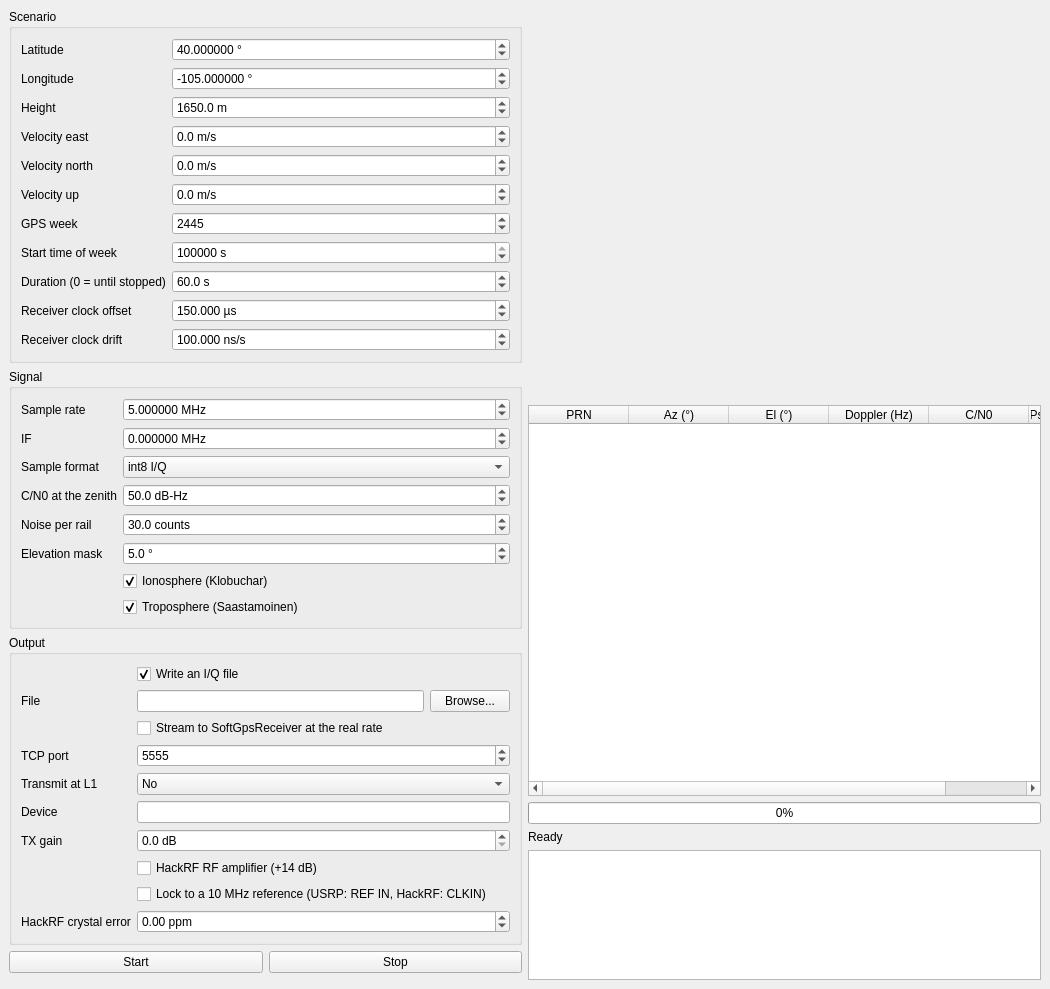
<?xml version="1.0" encoding="UTF-8"?>
<ui version="4.0"><class>MainWindow</class>
<widget class="QMainWindow" name="MainWindow">
<property name="geometry"><rect><x>0</x><y>0</y><width>1050</width><height>760</height></rect></property>
<property name="windowTitle"><string>GPSSim</string></property>
<widget class="QWidget" name="centralwidget"><layout class="QHBoxLayout" name="mainLayout">
<item><layout class="QVBoxLayout" name="leftColumn">
<item><widget class="QGroupBox" name="scenarioBox"><property name="title"><string>Scenario</string></property><layout class="QFormLayout" name="scenarioBoxForm"><item row="0" column="0"><widget class="QLabel" name="scenarioBoxL0"><property name="text"><string>Latitude</string></property></widget></item><item row="0" column="1"><widget class="QDoubleSpinBox" name="latSpin"><property name="suffix"><string> °</string></property><property name="decimals"><number>6</number></property><property name="minimum"><double>-90</double></property><property name="maximum"><double>90</double></property><property name="value"><double>40</double></property></widget></item><item row="1" column="0"><widget class="QLabel" name="scenarioBoxL1"><property name="text"><string>Longitude</string></property></widget></item><item row="1" column="1"><widget class="QDoubleSpinBox" name="lonSpin"><property name="suffix"><string> °</string></property><property name="decimals"><number>6</number></property><property name="minimum"><double>-180</double></property><property name="maximum"><double>180</double></property><property name="value"><double>-105</double></property></widget></item><item row="2" column="0"><widget class="QLabel" name="scenarioBoxL2"><property name="text"><string>Height</string></property></widget></item><item row="2" column="1"><widget class="QDoubleSpinBox" name="altSpin"><property name="suffix"><string> m</string></property><property name="decimals"><number>1</number></property><property name="minimum"><double>-400</double></property><property name="maximum"><double>100000</double></property><property name="value"><double>1650</double></property></widget></item><item row="3" column="0"><widget class="QLabel" name="scenarioBoxL3"><property name="text"><string>Velocity east</string></property></widget></item><item row="3" column="1"><widget class="QDoubleSpinBox" name="velEastSpin"><property name="suffix"><string> m/s</string></property><property name="decimals"><number>1</number></property><property name="minimum"><double>-10000</double></property><property name="maximum"><double>10000</double></property><property name="value"><double>0</double></property></widget></item><item row="4" column="0"><widget class="QLabel" name="scenarioBoxL4"><property name="text"><string>Velocity north</string></property></widget></item><item row="4" column="1"><widget class="QDoubleSpinBox" name="velNorthSpin"><property name="suffix"><string> m/s</string></property><property name="decimals"><number>1</number></property><property name="minimum"><double>-10000</double></property><property name="maximum"><double>10000</double></property><property name="value"><double>0</double></property></widget></item><item row="5" column="0"><widget class="QLabel" name="scenarioBoxL5"><property name="text"><string>Velocity up</string></property></widget></item><item row="5" column="1"><widget class="QDoubleSpinBox" name="velUpSpin"><property name="suffix"><string> m/s</string></property><property name="decimals"><number>1</number></property><property name="minimum"><double>-10000</double></property><property name="maximum"><double>10000</double></property><property name="value"><double>0</double></property></widget></item><item row="6" column="0"><widget class="QLabel" name="scenarioBoxL6"><property name="text"><string>GPS week</string></property></widget></item><item row="6" column="1"><widget class="QSpinBox" name="weekSpin"><property name="suffix"><string></string></property><property name="minimum"><number>0</number></property><property name="maximum"><number>9999</number></property><property name="value"><number>2445</number></property></widget></item><item row="7" column="0"><widget class="QLabel" name="scenarioBoxL7"><property name="text"><string>Start time of week</string></property></widget></item><item row="7" column="1"><widget class="QSpinBox" name="towSpin"><property name="suffix"><string> s</string></property><property name="minimum"><number>0</number></property><property name="maximum"><number>604799</number></property><property name="value"><number>345600</number></property></widget></item><item row="8" column="0"><widget class="QLabel" name="scenarioBoxL8"><property name="text"><string>Duration (0 = until stopped)</string></property></widget></item><item row="8" column="1"><widget class="QDoubleSpinBox" name="secondsSpin"><property name="suffix"><string> s</string></property><property name="decimals"><number>1</number></property><property name="minimum"><double>0</double></property><property name="maximum"><double>86400</double></property><property name="value"><double>60</double></property></widget></item><item row="9" column="0"><widget class="QLabel" name="scenarioBoxL9"><property name="text"><string>Receiver clock offset</string></property></widget></item><item row="9" column="1"><widget class="QDoubleSpinBox" name="biasSpin"><property name="suffix"><string> µs</string></property><property name="decimals"><number>3</number></property><property name="minimum"><double>-1000000</double></property><property name="maximum"><double>1000000</double></property><property name="value"><double>150</double></property></widget></item><item row="10" column="0"><widget class="QLabel" name="scenarioBoxL10"><property name="text"><string>Receiver clock drift</string></property></widget></item><item row="10" column="1"><widget class="QDoubleSpinBox" name="driftSpin"><property name="suffix"><string> ns/s</string></property><property name="decimals"><number>3</number></property><property name="minimum"><double>-10000</double></property><property name="maximum"><double>10000</double></property><property name="value"><double>100</double></property></widget></item></layout></widget></item><item><widget class="QGroupBox" name="signalBox"><property name="title"><string>Signal</string></property><layout class="QFormLayout" name="signalBoxForm"><item row="0" column="0"><widget class="QLabel" name="signalBoxL0"><property name="text"><string>Sample rate</string></property></widget></item><item row="0" column="1"><widget class="QDoubleSpinBox" name="fsSpin"><property name="suffix"><string> MHz</string></property><property name="decimals"><number>6</number></property><property name="minimum"><double>2.046</double></property><property name="maximum"><double>100</double></property><property name="value"><double>5</double></property></widget></item><item row="1" column="0"><widget class="QLabel" name="signalBoxL1"><property name="text"><string>IF</string></property></widget></item><item row="1" column="1"><widget class="QDoubleSpinBox" name="ifSpin"><property name="suffix"><string> MHz</string></property><property name="decimals"><number>6</number></property><property name="minimum"><double>-50</double></property><property name="maximum"><double>50</double></property><property name="value"><double>0</double></property></widget></item><item row="2" column="0"><widget class="QLabel" name="signalBoxL2"><property name="text"><string>Sample format</string></property></widget></item><item row="2" column="1"><widget class="QComboBox" name="formatCombo"><item><property name="text"><string>int8 I/Q</string></property></item><item><property name="text"><string>int16 I/Q</string></property></item><item><property name="text"><string>int8 real</string></property></item><item><property name="text"><string>int16 real</string></property></item></widget></item><item row="3" column="0"><widget class="QLabel" name="signalBoxL3"><property name="text"><string>C/N0 at the zenith</string></property></widget></item><item row="3" column="1"><widget class="QDoubleSpinBox" name="cn0Spin"><property name="suffix"><string> dB-Hz</string></property><property name="decimals"><number>1</number></property><property name="minimum"><double>20</double></property><property name="maximum"><double>60</double></property><property name="value"><double>50</double></property></widget></item><item row="4" column="0"><widget class="QLabel" name="signalBoxL4"><property name="text"><string>Noise per rail</string></property></widget></item><item row="4" column="1"><widget class="QDoubleSpinBox" name="noiseSpin"><property name="suffix"><string> counts</string></property><property name="decimals"><number>1</number></property><property name="minimum"><double>1</double></property><property name="maximum"><double>60</double></property><property name="value"><double>30</double></property></widget></item><item row="5" column="0"><widget class="QLabel" name="signalBoxL5"><property name="text"><string>Elevation mask</string></property></widget></item><item row="5" column="1"><widget class="QDoubleSpinBox" name="maskSpin"><property name="suffix"><string> °</string></property><property name="decimals"><number>1</number></property><property name="minimum"><double>0</double></property><property name="maximum"><double>60</double></property><property name="value"><double>5</double></property></widget></item><item row="6" column="1"><widget class="QCheckBox" name="ionoCheck"><property name="text"><string>Ionosphere (Klobuchar)</string></property><property name="checked"><bool>true</bool></property></widget></item><item row="7" column="1"><widget class="QCheckBox" name="tropoCheck"><property name="text"><string>Troposphere (Saastamoinen)</string></property><property name="checked"><bool>true</bool></property></widget></item></layout></widget></item><item><widget class="QGroupBox" name="outputBox"><property name="title"><string>Output</string></property><layout class="QFormLayout" name="outputBoxForm"><item row="0" column="1"><widget class="QCheckBox" name="fileCheck"><property name="text"><string>Write an I/Q file</string></property><property name="checked"><bool>true</bool></property></widget></item><item row="1" column="0"><widget class="QLabel" name="outputBoxL1"><property name="text"><string>File</string></property></widget></item><item row="1" column="1"><layout class="QHBoxLayout" name="fileRow"><item><widget class="QLineEdit" name="fileEdit"/></item><item><widget class="QPushButton" name="browseButton"><property name="text"><string>Browse...</string></property></widget></item></layout></item><item row="2" column="1"><widget class="QCheckBox" name="streamCheck"><property name="text"><string>Stream to SoftGpsReceiver at the real rate</string></property><property name="checked"><bool>false</bool></property></widget></item><item row="3" column="0"><widget class="QLabel" name="outputBoxL3"><property name="text"><string>TCP port</string></property></widget></item><item row="3" column="1"><widget class="QSpinBox" name="portSpin"><property name="suffix"><string></string></property><property name="minimum"><number>1024</number></property><property name="maximum"><number>65535</number></property><property name="value"><number>5555</number></property></widget></item><item row="4" column="0"><widget class="QLabel" name="outputBoxL4"><property name="text"><string>Transmit at L1</string></property></widget></item><item row="4" column="1"><widget class="QComboBox" name="radioCombo"><item><property name="text"><string>No</string></property></item><item><property name="text"><string>On a USRP (through UHD)</string></property></item><item><property name="text"><string>On a HackRF One</string></property></item></widget></item><item row="5" column="0"><widget class="QLabel" name="outputBoxL5"><property name="text"><string>Device</string></property></widget></item><item row="5" column="1"><widget class="QLineEdit" name="radioDeviceEdit"/></item><item row="6" column="0"><widget class="QLabel" name="outputBoxL6"><property name="text"><string>TX gain</string></property></widget></item><item row="6" column="1"><widget class="QDoubleSpinBox" name="radioGainSpin"><property name="suffix"><string> dB</string></property><property name="decimals"><number>1</number></property><property name="minimum"><double>0</double></property><property name="maximum"><double>90</double></property><property name="singleStep"><double>0.5</double></property><property name="value"><double>0</double></property></widget></item><item row="7" column="1"><widget class="QCheckBox" name="radioAmpCheck"><property name="text"><string>HackRF RF amplifier (+14 dB)</string></property><property name="checked"><bool>false</bool></property></widget></item><item row="8" column="1"><widget class="QCheckBox" name="radioRefCheck"><property name="text"><string>Lock to a 10 MHz reference (USRP: REF IN, HackRF: CLKIN)</string></property><property name="checked"><bool>false</bool></property></widget></item><item row="9" column="0"><widget class="QLabel" name="outputBoxL9"><property name="text"><string>HackRF crystal error</string></property></widget></item><item row="9" column="1"><widget class="QDoubleSpinBox" name="radioPpmSpin"><property name="toolTip"><string>Positive when the HackRF runs fast. GPSSim retunes the carrier and the sample rate to make up for it.</string></property><property name="suffix"><string> ppm</string></property><property name="decimals"><number>2</number></property><property name="minimum"><double>-100</double></property><property name="maximum"><double>100</double></property><property name="singleStep"><double>0.1</double></property><property name="value"><double>0</double></property></widget></item></layout></widget></item>
<item><layout class="QHBoxLayout" name="buttons"><item><widget class="QPushButton" name="startButton"><property name="text"><string>Start</string></property></widget></item><item><widget class="QPushButton" name="stopButton"><property name="text"><string>Stop</string></property></widget></item></layout></item>
<item><spacer name="leftSpacer"><property name="orientation"><enum>Qt::Vertical</enum></property></spacer></item>
</layout></item>
<item><layout class="QVBoxLayout" name="rightColumn" stretch="3,3,0,0,1">
<item><widget class="SkyView" name="skyView" native="true"/></item>
<item><widget class="QTableWidget" name="satTable"><property name="editTriggers"><set>QAbstractItemView::NoEditTriggers</set></property><property name="columnCount"><number>6</number></property><column><property name="text"><string>PRN</string></property></column><column><property name="text"><string>Az (°)</string></property></column><column><property name="text"><string>El (°)</string></property></column><column><property name="text"><string>Doppler (Hz)</string></property></column><column><property name="text"><string>C/N0</string></property></column><column><property name="text"><string>Pseudorange (km)</string></property></column></widget></item>
<item><widget class="QProgressBar" name="progressBar"><property name="maximum"><number>1000</number></property><property name="value"><number>0</number></property></widget></item>
<item><widget class="QLabel" name="statusLabel"><property name="text"><string>Ready</string></property></widget></item>
<item><widget class="QPlainTextEdit" name="logEdit"><property name="readOnly"><bool>true</bool></property></widget></item>
</layout></item>
</layout></widget>
</widget>
<customwidgets><customwidget><class>SkyView</class><extends>QWidget</extends><header>gui/SkyView.h</header><container>0</container></customwidget></customwidgets>
<resources/><connections/></ui>
